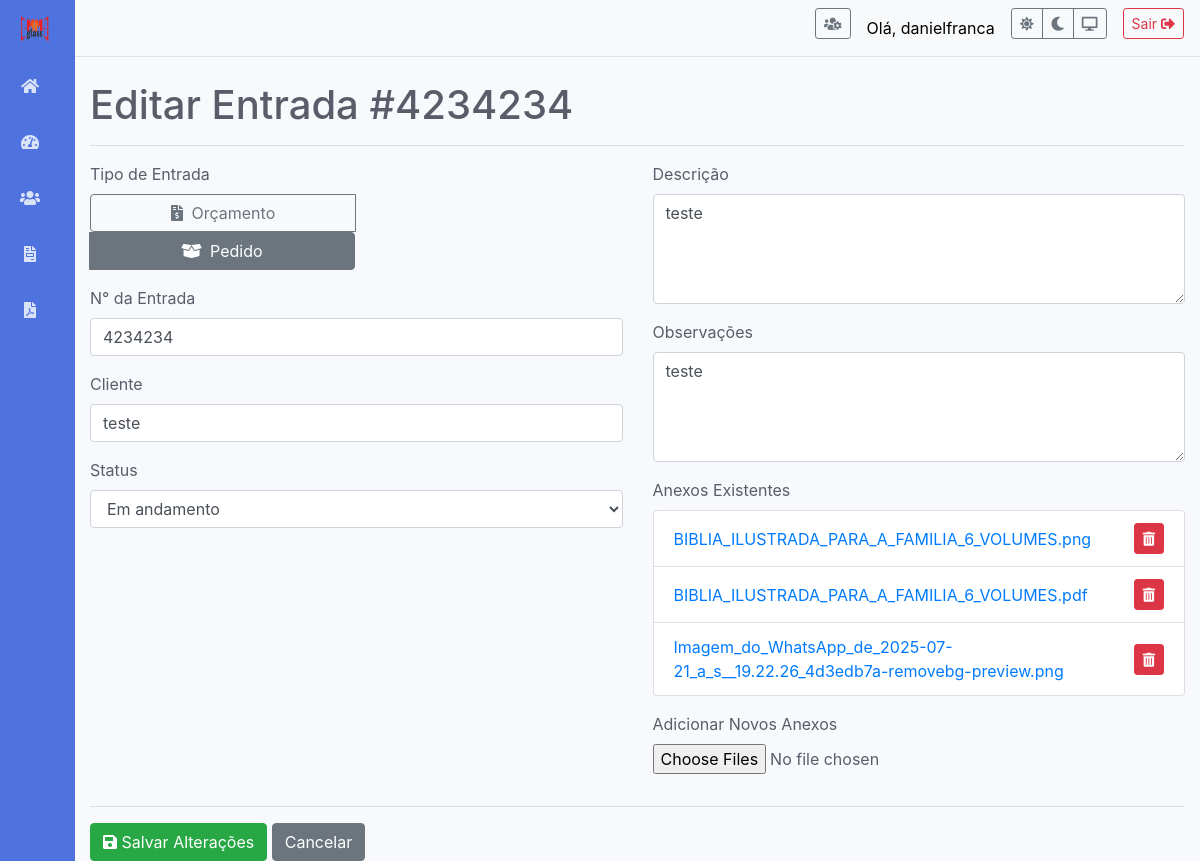
The app's page /editar/1 (signed in), older data.
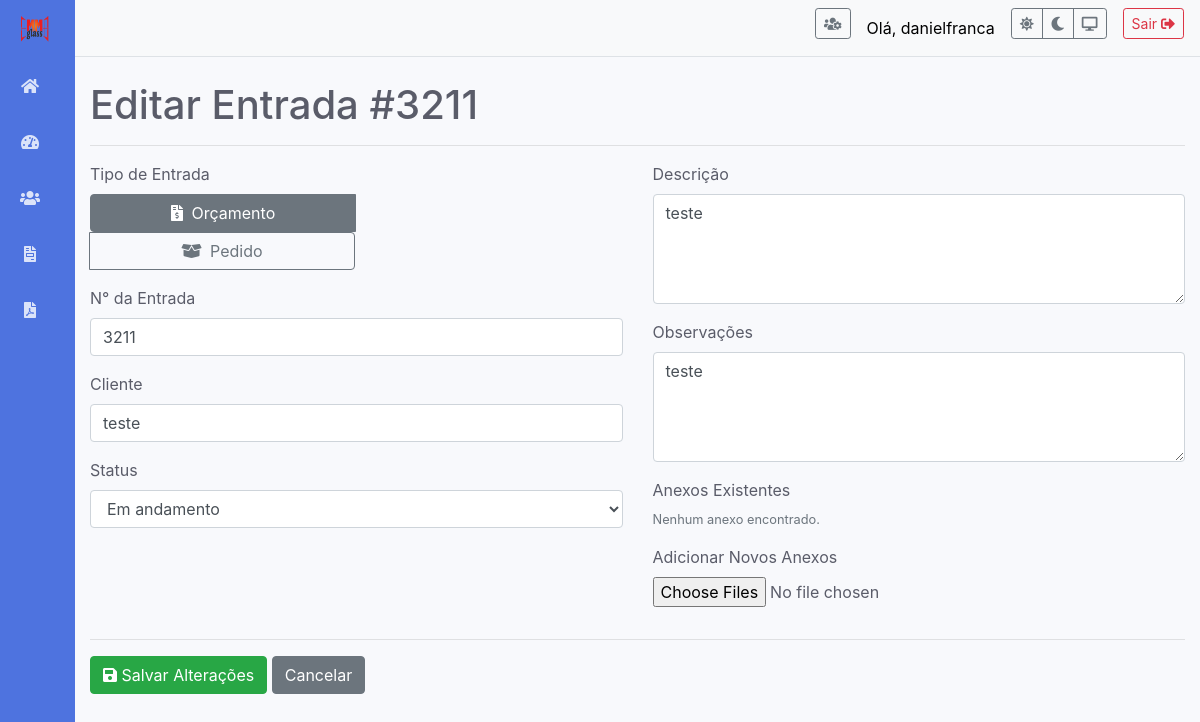
The same page, newer data.
### app.py (models this page shows)
class Entrada(db.Model):
    id = db.Column(db.Integer, primary_key=True)
    tipo = db.Column(db.String(50), nullable=False)
    numero_pedido = db.Column(db.Integer, unique=True, nullable=False)
    data_registro = db.Column(db.DateTime, nullable=False, default=datetime.utcnow)
    cliente = db.Column(db.String(100), nullable=False)
    status = db.Column(db.String(50), nullable=False, default='Não iniciado')
    descricao = db.Column(db.Text, nullable=False)
    observacoes = db.Column(db.Text, nullable=True)
    arquivado = db.Column(db.Boolean, default=False, nullable=False)
    anexos = db.relationship('Anexo', backref='entrada', lazy=True, cascade="all, delete-orphan")

class Anexo(db.Model):
    id = db.Column(db.Integer, primary_key=True)
    filename = db.Column(db.String(200), nullable=False)
    entrada_id = db.Column(db.Integer, db.ForeignKey('entrada.id'), nullable=False)

### app.py (the view, shortened to what this page needs)
@app.route('/editar/<int:id>', methods=['GET', 'POST'])
@login_required
def editar_entrada(id):
    entrada = Entrada.query.get_or_404(id)
    return render_template('editar_entrada.html', entrada=entrada)

### app.py (called while the page is built)
@login_manager.user_loader
def load_user(user_id):
    return User.query.get(int(user_id))

### templates/editar_entrada.html (shortened to what this page needs)
{% extends 'base.html' %}
{% block content %}
    <h1>Editar Entrada #{{ entrada.numero_pedido }}</h1>
    <hr>
    <form method="post" enctype="multipart/form-data">
        <div class="row">
            <div class="col-md-6">
                <div class="form-group">
                    <label>Tipo de Entrada</label>
                    <div class="btn-group btn-group-toggle d-block" data-toggle="buttons">
                        <label class="btn btn-outline-secondary w-50 {% if entrada.tipo == 'Orçamento' %}active{% endif %}">
                            <input type="radio" name="tipo" value="Orçamento" required {% if entrada.tipo == 'Orçamento' %}checked{% endif %}> <i class="fas fa-file-invoice-dollar mr-1"></i> Orçamento
                        </label>
                        <label class="btn btn-outline-secondary w-50 {% if entrada.tipo == 'Pedido' %}active{% endif %}">
                            <input type="radio" name="tipo" value="Pedido" {% if entrada.tipo == 'Pedido' %}checked{% endif %}> <i class="fas fa-box-open mr-1"></i> Pedido
                        </label>
                    </div>
                </div>
                <div class="form-group">
                    <label for="numero_pedido">N° da Entrada</label>
                    <input type="text" name="numero_pedido" id="numero_pedido" class="form-control" value="{{ entrada.numero_pedido }}" required>
                </div>
                <div class="form-group">
                    <label for="cliente">Cliente</label>
                    <input type="text" name="cliente" id="cliente" class="form-control" value="{{ entrada.cliente }}" required>
                </div>
                <div class="form-group">
                    <label for="status">Status</label>
                    <select name="status" id="status" class="form-control">
                        <option value="Em andamento" {% if entrada.status == 'Em andamento' %}selected{% endif %}>Em andamento</option>
                    </select>
                </div>
            </div>
            <div class="col-md-6">
                <div class="form-group">
                    <label for="descricao">Descrição</label>
                    <textarea name="descricao" id="descricao" class="form-control" required rows="4">{{ entrada.descricao }}</textarea>
                </div>
                <div class="form-group">
                    <label for="observacoes">Observações</label>
                    <textarea name="observacoes" id="observacoes" class="form-control" rows="4">{{ entrada.observacoes or '' }}</textarea>
                </div>
                <div class="form-group">
                    <label>Anexos Existentes</label>
                    {% if entrada.anexos %}
                        <ul class="list-group mb-3">
                        {% for anexo in entrada.anexos %}
                            <li class="list-group-item d-flex justify-content-between align-items-center">
                                <a href="{{ url_for('uploaded_file', filename=anexo.filename) }}" target="_blank">{{ anexo.filename }}</a>
                                <a href="{{ url_for('excluir_anexo', anexo_id=anexo.id) }}" class="btn btn-danger btn-sm" onclick="return confirm('Tem a certeza que deseja excluir este anexo?');">
                                    <i class="fas fa-trash-alt"></i>
                                </a>
                            </li>
                        {% endfor %}
                        </ul>
                    {% else %}
                        <p class="text-muted small">Nenhum anexo encontrado.</p>
                    {% endif %}
                </div>
                <div class="form-group">
                    <label for="anexos">Adicionar Novos Anexos</label>
                    <input type="file" name="anexos" id="anexos" class="form-control-file" multiple>
                </div>
            </div>
        </div>
        <hr>
        <button type="submit" class="btn btn-success"><i class="fas fa-save"></i> Salvar Alterações</button>
        <a href="{{ url_for('painel_controle') }}" class="btn btn-secondary">Cancelar</a>
    </form>
{% endblock %}

Row changes from the older to the newer data that the page shows:
removed Anexo: filename "BIBLIA_ILUSTRADA_PARA_A_FAMILIA_6_VOLUMES.png"
removed Anexo: filename "BIBLIA_ILUSTRADA_PARA_A_FAMILIA_6_VOLUMES.pdf"
removed Anexo: filename "Imagem_do_WhatsApp_de_2025-07-21_a_s__19.22.26_4d3edb7a-removebg-preview.png"
changed Entrada "teste": numero_pedido "4234234" → "3211"; tipo "Pedido" → "Orçamento" (drawn)
Text that changed along with them:
text now shown: "Nenhum anexo encontrado."
